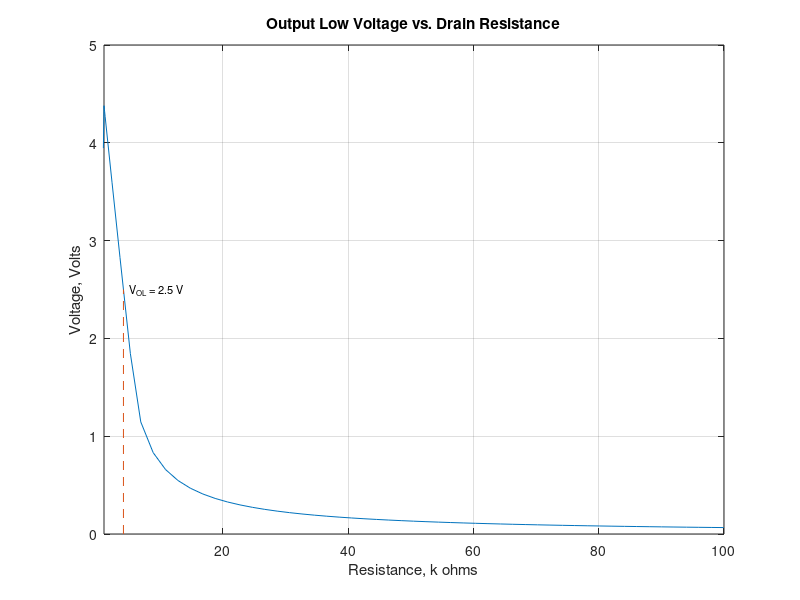
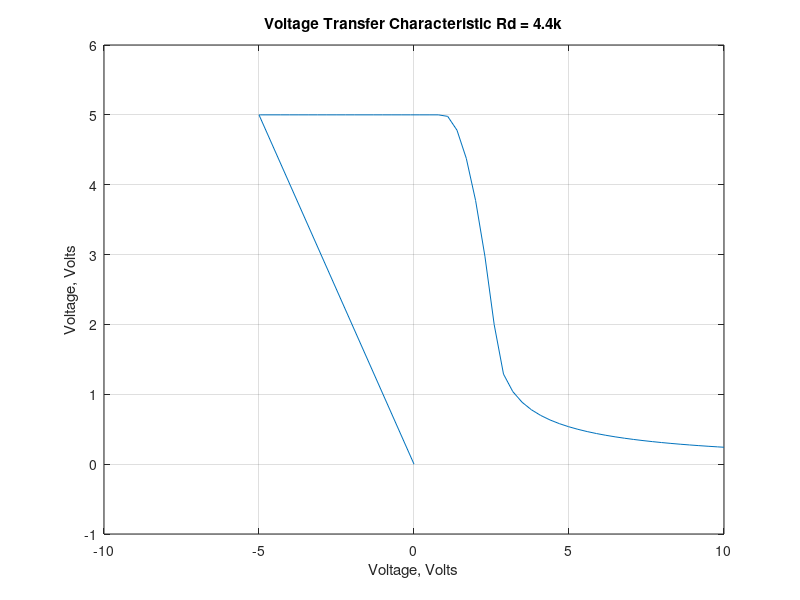
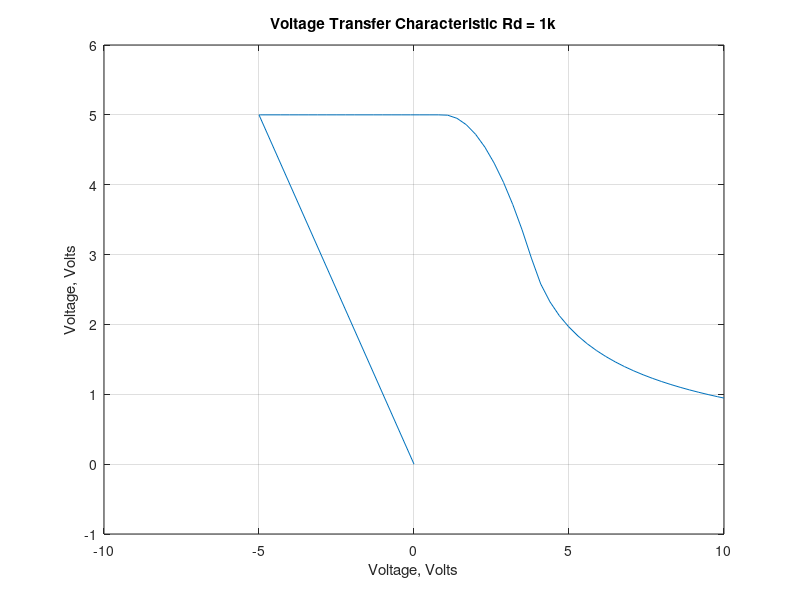
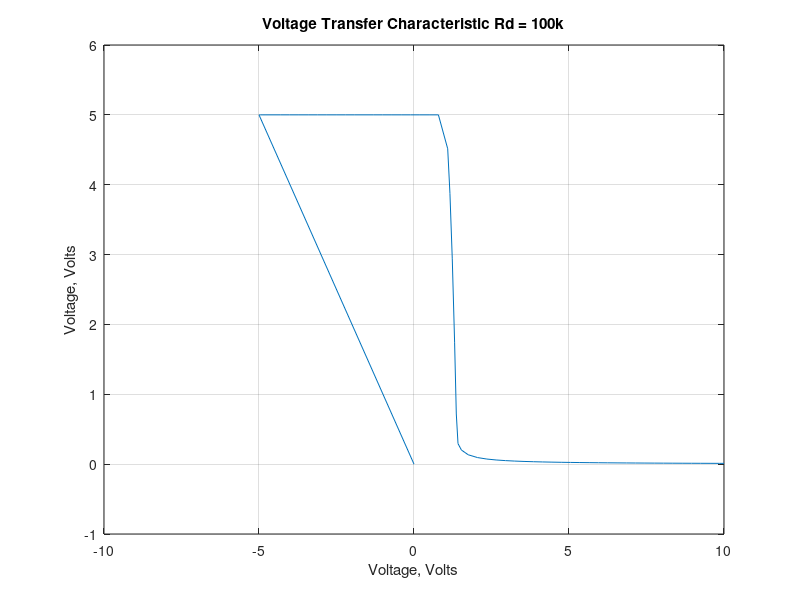

The MATLAB script that drew these images, in order:
%% Number 1
%   Author: Derek Haas
%   Date: 10-23-18
%

close all;

%% Plots VOL vs RD

data = csvread('NMOS_VOLvsRD.CSV');
VOL = data(:, 1);
RD = data(:, 3);

figure(1);

plot(VOL * 10e-4, RD);
title('Output Low Voltage vs. Drain Resistance');
xlabel('Resistance, k ohms')
ylabel('Voltage, Volts');
grid on;
xlim([1 100]);

rd = interp1(RD,VOL,2.5) / 1e3;
line([rd rd], [0 2.5], 'linestyle', '--');
label = 'V_{OL} = 2.5 V';
text(5, 2.5, label, 'fontsize', 8);


%% Plot Voltage Transfer Characteristic Rd = 4.4k

data = csvread('NMOS_VTC_4k4.CSV');
Vout = data(:, 1);
Vgs = data(:, 3);

figure(2);

plot(Vout, Vgs);
title('Voltage Transfer Characteristic Rd = 4.4k');
xlabel('Voltage, Volts')
ylabel('Voltage, Volts');
grid on;
ylim([-1 6])


%% Plot Voltage Transfer Characteristic Rd = 1k

data = csvread('NMOS_VTC_1k.CSV');
Vout = data(:, 1);
Vgs = data(:, 3);

figure(3);

plot(Vout, Vgs);
title('Voltage Transfer Characteristic Rd = 1k');
xlabel('Voltage, Volts')
ylabel('Voltage, Volts');
grid on;
ylim([-1 6])


%% Plot Voltage Transfer Characteristic Rd = 100k

data = csvread('NMOS_VTC_100k.CSV');
Vout = data(:, 1);
Vgs = data(:, 3);

figure(4);

plot(Vout, Vgs);
title('Voltage Transfer Characteristic Rd = 100k');
xlabel('Voltage, Volts')
ylabel('Voltage, Volts');
grid on;
ylim([-1 6])